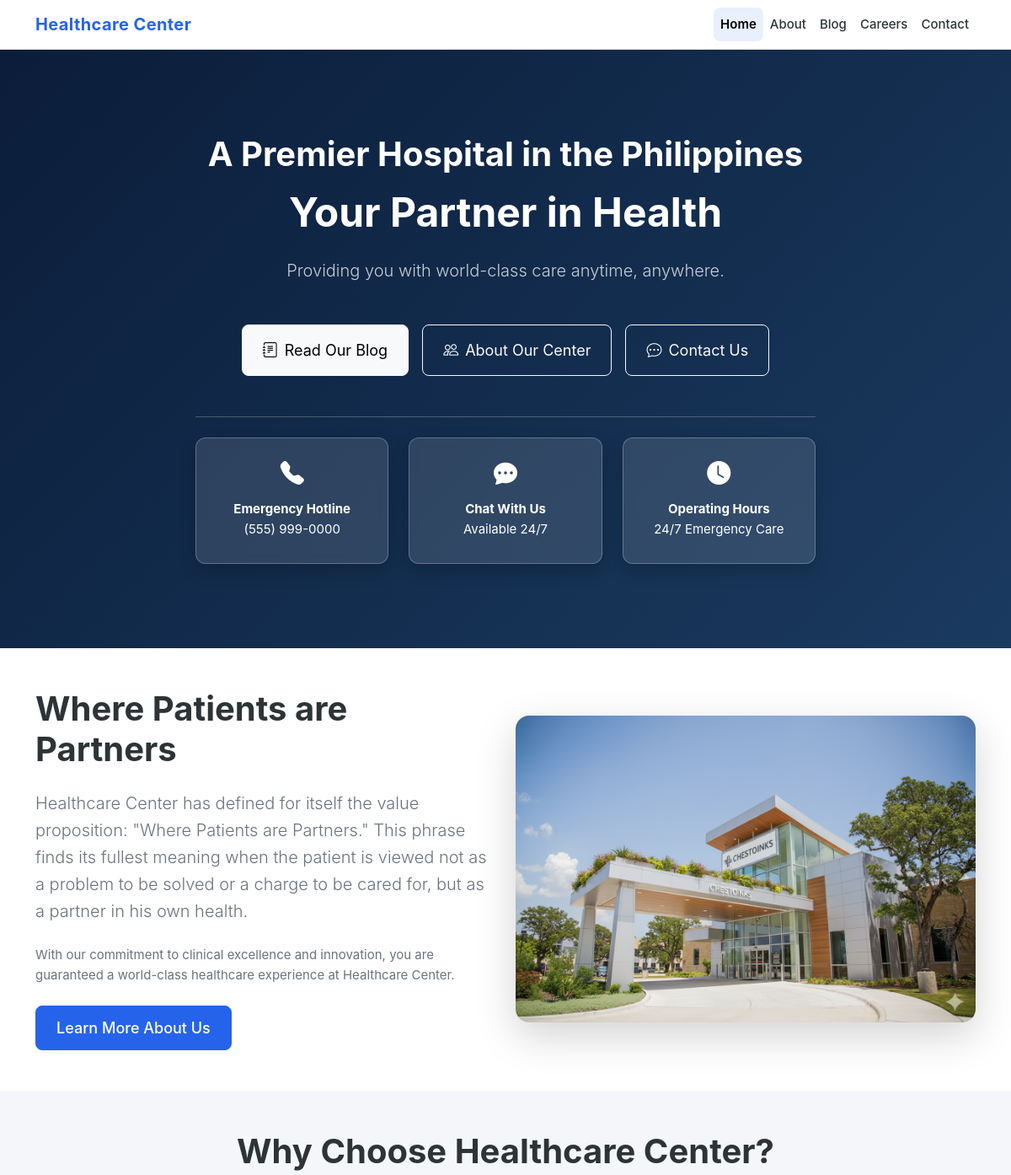
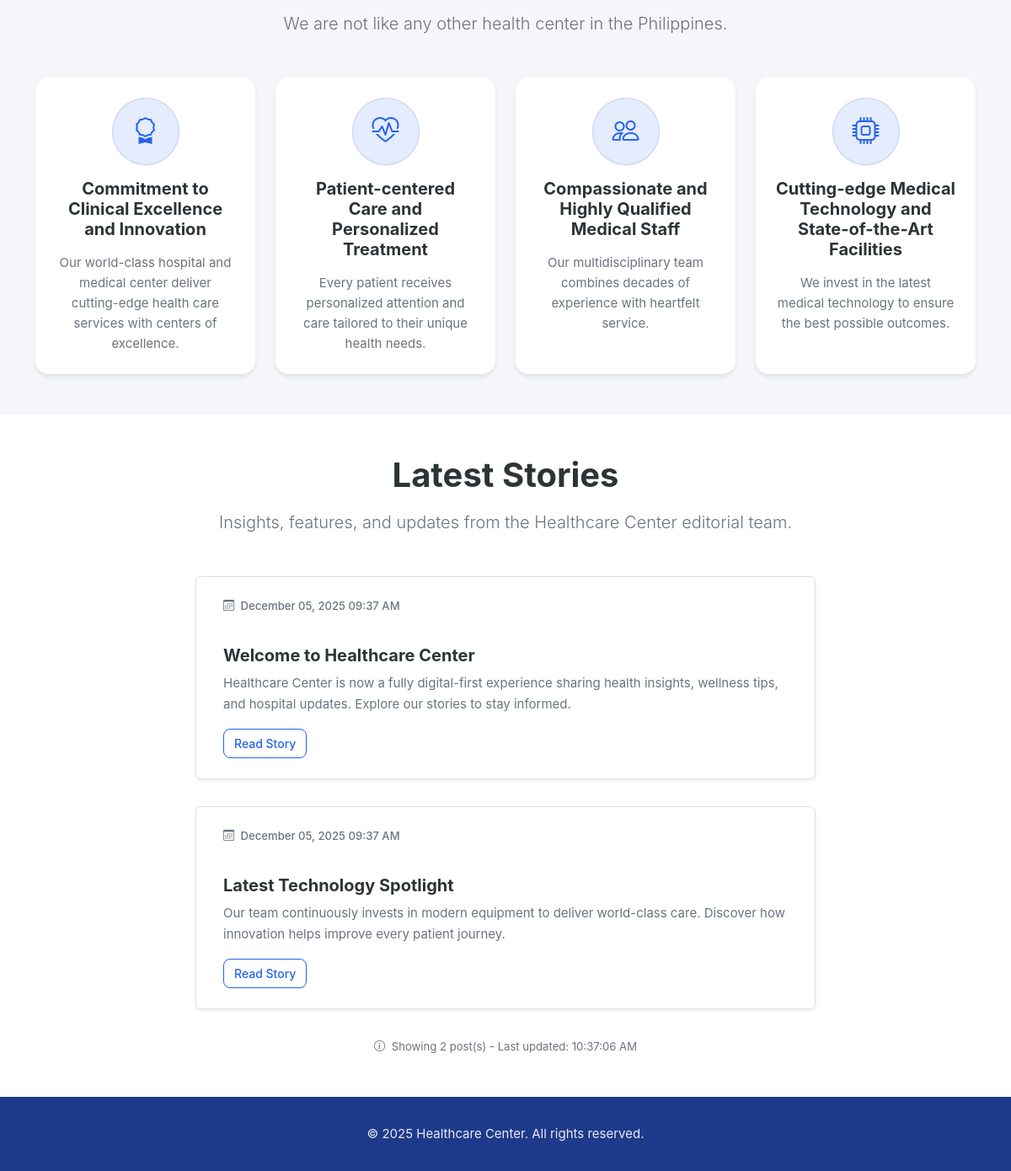
The page / on the database its author committed (2 pictures, top to bottom).
### tables this page shows
CREATE TABLE posts (
  id INT AUTO_INCREMENT PRIMARY KEY,
  title VARCHAR(255) NOT NULL,
  slug VARCHAR(255) NOT NULL UNIQUE,
  content LONGTEXT NOT NULL,
  status ENUM('draft', 'published') NOT NULL DEFAULT 'draft',
  published_at DATETIME DEFAULT NULL,
  archived_at DATETIME DEFAULT NULL,
  created_at TIMESTAMP DEFAULT CURRENT_TIMESTAMP,
  updated_at TIMESTAMP DEFAULT CURRENT_TIMESTAMP ON UPDATE CURRENT_TIMESTAMP,
  INDEX idx_slug (slug),
  INDEX idx_status (status),
  INDEX idx_published_at (published_at),
  INDEX idx_archived_at (archived_at),
  INDEX idx_status_published (status, published_at),
  INDEX idx_status_archived (status, archived_at)
);

### includes/helpers.php (called while the page is built, shortened)
<?php
function e(?string $value): string
{
    return htmlspecialchars($value ?? '', ENT_QUOTES | ENT_SUBSTITUTE, 'UTF-8');
}
function app_base_uri(): string
{
    static $base;
    if ($base !== null) {
        return $base;
    }
    $docRoot = $_SERVER['DOCUMENT_ROOT'] ?? '';
    $appRoot = realpath(__DIR__ . '/..');
    $docRoot = str_replace('\\', '/', realpath($docRoot) ?: $docRoot);
    $appRoot = str_replace('\\', '/', $appRoot);
    if (str_starts_with($appRoot, $docRoot)) {
        $relative = trim(substr($appRoot, strlen($docRoot)), '/');
        $base = $relative ? '/' . $relative : '';
    } else {
        $base = '';
    }
    return $base;
}
function url(string $path): string
{
    $base = app_base_uri();
    return $base ? rtrim($base, '/') . $path : $path;
}
function excerpt(string $html, int $length = 160): string
{
    $plain = trim(strip_tags($html));
    if (mb_strlen($plain) <= $length) {
        return $plain;
    }
    return rtrim(mb_substr($plain, 0, $length)) . '...';
}

### public/index.php (the view, shortened to what this page needs)
<?php
$db = get_db();
try {
    $postsStmt = $db->prepare(
        'SELECT id, title, slug, content, published_at, updated_at, archived_at
         FROM posts
         WHERE status = "published"
           AND archived_at IS NULL
         ORDER BY COALESCE(published_at, updated_at) DESC
         LIMIT 6'
    );
    $postsStmt->execute();
    $latestPosts = $postsStmt->fetchAll();
} catch (Throwable $th) {
    error_log('Error loading posts: ' . $th->getMessage());
    $latestPosts = [];
}
include __DIR__ . '/includes/header.php';
?>
<section class="hero-section position-relative" style="background: linear-gradient(135deg, #0b1d3a 0%, #1a3a5f 100%); color: white; padding: 100px 0; min-height: 600px; display: flex; align-items: center;">
    <div class="container">
        <div class="row align-items-center">
            <div class="col-lg-8 mx-auto text-center">
                <h2 class="display-4 fw-bold mb-3" style="font-size: 2.5rem;">A Premier Hospital in the Philippines</h2>
                <h1 class="display-3 fw-bold mb-4" style="font-size: 3rem;">Your Partner in Health</h1>
                <p class="lead mb-5" style="font-size: 1.25rem; opacity: 0.9;">Providing you with world-class care anytime, anywhere.</p>
                <div class="d-flex gap-3 justify-content-center flex-wrap">
                    <a class="btn btn-light btn-lg px-4 py-3" href="<?= url('/public/blog.php'); ?>">
                        <i class="bi bi-journal-text me-2"></i>Read Our Blog
                    </a>
                    <a class="btn btn-outline-light btn-lg px-4 py-3" href="<?= url('/public/about.php'); ?>">
                        <i class="bi bi-people me-2"></i>About Our Center
                    </a>
                    <a class="btn btn-outline-light btn-lg px-4 py-3" href="<?= url('/public/contact.php'); ?>">
                        <i class="bi bi-chat-dots me-2"></i>Contact Us
                    </a>
                </div>
                <div class="mt-5 pt-4 border-top border-light border-opacity-25">
                    <div class="row g-4 text-center">
                        <div class="col-md-4">
                            <div class="hero-contact-card">
                                <i class="bi bi-telephone-fill fs-3 mb-2 d-block"></i>
                                <strong>Emergency Hotline</strong>
                                <p class="mb-0">(555) 999-0000</p>
                            </div>
                        </div>
                        <div class="col-md-4">
                            <div class="hero-contact-card">
                                <i class="bi bi-chat-dots-fill fs-3 mb-2 d-block"></i>
                                <strong>Chat With Us</strong>
                                <p class="mb-0">Available 24/7</p>
                            </div>
                        </div>
                        <div class="col-md-4">
                            <div class="hero-contact-card">
                                <i class="bi bi-clock-fill fs-3 mb-2 d-block"></i>
                                <strong>Operating Hours</strong>
                                <p class="mb-0">24/7 Emergency Care</p>
                            </div>
                        </div>
                    </div>
                </div>
            </div>
        </div>
    </div>
</section>
<section class="py-5 bg-white">
    <div class="container">
        <div class="row align-items-center">
            <div class="col-lg-6">
                <h2 class="fw-bold mb-4" style="font-size: 2.5rem;">Where Patients are Partners</h2>
                <p class="lead text-muted mb-4">
                    Healthcare Center has defined for itself the value proposition: "Where Patients are Partners."
                    This phrase finds its fullest meaning when the patient is viewed not as a problem to be solved
                    or a charge to be cared for, but as a partner in his own health.
                </p>
                <p class="text-muted mb-4">
                    With our commitment to clinical excellence and innovation, you are guaranteed a world-class
                    healthcare experience at Healthcare Center.
                </p>
                <a href="<?= url('/public/about.php'); ?>" class="btn btn-primary btn-lg">Learn More About Us</a>
            </div>
            <div class="col-lg-6 text-center">
                <img src="<?= url('/public/chestoink.png'); ?>" class="img-fluid rounded-4 shadow-lg" alt="Healthcare Center" style="max-height: 500px; object-fit: cover;">
            </div>
        </div>
    </div>
</section>
<section class="py-5 bg-light">
    <div class="container">
        <div class="text-center mb-5">
            <h2 class="fw-bold mb-3" style="font-size: 2.5rem;">Why Choose Healthcare Center?</h2>
            <p class="lead text-muted">We are not like any other health center in the Philippines.</p>
        </div>
        <div class="row g-4">
            <div class="col-md-6 col-lg-3">
                <div class="card card-shadow h-100 border-0 text-center p-4">
                    <div class="mb-3">
                        <div class="why-icon-circle">
                            <i class="bi bi-award" aria-hidden="true"></i>
                        </div>
                    </div>
                    <h5 class="fw-bold mb-3">Commitment to Clinical Excellence and Innovation</h5>
                    <p class="text-muted mb-0">Our world-class hospital and medical center deliver cutting-edge health care services with centers of excellence.</p>
                </div>
            </div>
            <div class="col-md-6 col-lg-3">
                <div class="card card-shadow h-100 border-0 text-center p-4">
                    <div class="mb-3">
                        <div class="why-icon-circle">
                            <i class="bi bi-heart-pulse" aria-hidden="true"></i>
                        </div>
                    </div>
                    <h5 class="fw-bold mb-3">Patient-centered Care and Personalized Treatment</h5>
                    <p class="text-muted mb-0">Every patient receives personalized attention and care tailored to their unique health needs.</p>
                </div>
            </div>
            <div class="col-md-6 col-lg-3">
                <div class="card card-shadow h-100 border-0 text-center p-4">
                    <div class="mb-3">
                        <div class="why-icon-circle">
                            <i class="bi bi-people" aria-hidden="true"></i>
                        </div>
                    </div>
                    <h5 class="fw-bold mb-3">Compassionate and Highly Qualified Medical Staff</h5>
                    <p class="text-muted mb-0">Our multidisciplinary team combines decades of experience with heartfelt service.</p>
                </div>
            </div>
            <div class="col-md-6 col-lg-3">
                <div class="card card-shadow h-100 border-0 text-center p-4">
                    <div class="mb-3">
                        <div class="why-icon-circle">
                            <i class="bi bi-cpu" aria-hidden="true"></i>
                        </div>
                    </div>
                    <h5 class="fw-bold mb-3">Cutting-edge Medical Technology and State-of-the-Art Facilities</h5>
                    <p class="text-muted mb-0">We invest in the latest medical technology to ensure the best possible outcomes.</p>
                </div>
            </div>
        </div>
    </div>
</section>
<section class="py-5 bg-white">
    <div class="container">
        <div class="text-center mb-5">
            <h2 class="fw-bold mb-3" style="font-size: 2.5rem;">Latest Stories</h2>
            <p class="lead text-muted">Insights, features, and updates from the Healthcare Center editorial team.</p>
        </div>
        <div class="row">
            <div class="col-lg-8 mx-auto">
                <div id="postsContainer">
                    <?php if (empty($latestPosts)): ?>
                        <div class="alert alert-info text-center">
                            <p class="mb-0">No posts at this time. Check back soon for updates!</p>
                        </div>
                    <?php else: ?>
                        <div class="list-group announcement-feed" id="postsList">
                            <?php foreach ($latestPosts as $post): ?>
                                <div class="list-group-item mb-3 border rounded shadow-sm" data-post-id="<?= (int) $post['id']; ?>">
                                    <div class="d-flex justify-content-between align-items-start mb-2">
                                        <small class="text-muted">
                                            <i class="bi bi-calendar3 me-1"></i>
                                            <?= e(date('F d, Y h:i A', strtotime($post['published_at'] ?? $post['updated_at']))); ?>
                                        </small>
                                    </div>
                                    <div class="announcement-content">
                                        <h5 class="fw-bold mb-2"><?= e($post['title']); ?></h5>
                                        <p class="mb-3 text-muted"><?= e(excerpt($post['content'])); ?></p>
                                        <a class="btn btn-sm btn-outline-primary" href="<?= url('/public/blog.php?post=' . rawurlencode($post['slug'])); ?>">Read Story</a>
                                    </div>
                                </div>
                            <?php endforeach; ?>
                        </div>
                        <div class="text-center mt-3">
                            <small class="text-muted">
                                <i class="bi bi-info-circle me-1"></i>
                                Showing <span id="postCount"><?= count($latestPosts); ?></span> post(s) -
                                Last updated: <span id="lastPostUpdate"><?= date('h:i:s A'); ?></span>
                            </small>
                        </div>
                    <?php endif; ?>
                </div>
            </div>
        </div>
    </div>
</section>
<?php include __DIR__ . '/includes/footer.php'; ?>

### css/styles.css (style rules this page uses)
:root { --trust-blue: #2563EB; --deep-navy: #1E3A8A; --white: #FFFFFF; --sky-blue: #93C5FD; --light-gray: #F5F6FA; --dark-gray: #2D3436; --success: #10B981; --warning: #FBBF24; --error: #DC2626; --border-gray: #E5E7EB; --disabled-gray: #DCDDE1; --text-muted: #6B7280; --shadow-sm: 0 1px 2px 0 rgba(0, 0, 0, 0.05); --shadow-md: 0 4px 6px -1px rgba(0, 0, 0, 0.1); --shadow-lg: 0 10px 15px -3px rgba(0, 0, 0, 0.1); --shadow-xl: 0 20px 25px -5px rgba(0, 0, 0, 0.1); --radius-sm: 6px; --radius-md: 8px; --radius-lg: 12px; --radius-xl: 16px; }
html { height: 100%; }
body { font-family: "Inter", "Poppins", "Roboto", "Open Sans", "Segoe UI", system-ui, -apple-system, sans-serif; background-color: var(--light-gray); color: var(--dark-gray); min-height: 100vh; display: flex; flex-direction: column; font-size: 15px; line-height: 1.6; }
h1, h2, h3, h4, h5, h6 { font-family: "Poppins", "Inter", "Montserrat", sans-serif; font-weight: 700; color: var(--dark-gray); margin-bottom: 1rem; }
h1 { font-size: 2.5rem; }
h2 { font-size: 2rem; }
h5 { font-size: 1.25rem; }
p { color: var(--dark-gray); margin-bottom: 1rem; }
.hero-section { color: var(--white); }
.hero-section h1, .hero-section h2, .hero-section h3, .hero-section h4, .hero-section h5, .hero-section h6, .hero-section p { color: var(--white); }
.hero-section .text-muted, .hero-section .lead { color: rgba(255, 255, 255, 0.85) !important; }
.hero-contact-card { background: rgba(255, 255, 255, 0.12); border: 1px solid rgba(255, 255, 255, 0.25); border-radius: var(--radius-lg); padding: 1.25rem; color: var(--white); backdrop-filter: blur(6px); box-shadow: 0 8px 20px rgba(0, 0, 0, 0.2); min-height: 150px; }
.hero-contact-card strong, .hero-contact-card p { color: var(--white); }
.hero-contact-card i { color: var(--white); }
.why-icon-circle { width: 80px; height: 80px; border-radius: 50%; display: inline-flex; align-items: center; justify-content: center; background: rgba(37, 99, 235, 0.12); border: 1px solid rgba(37, 99, 235, 0.2); color: var(--trust-blue); box-shadow: var(--shadow-sm); }
.why-icon-circle i { font-size: 2rem; color: inherit; }
.text-muted { color: var(--text-muted) !important; }
.btn-primary { background-color: var(--trust-blue); border-color: var(--trust-blue); color: var(--white); border-radius: var(--radius-md); font-weight: 500; padding: 0.5rem 1.25rem; transition: all 0.2s ease; }
.btn-outline-primary { background-color: var(--white); border-color: var(--trust-blue); color: var(--trust-blue); border-radius: var(--radius-md); font-weight: 500; padding: 0.5rem 1.25rem; transition: all 0.2s ease; }
.btn-sm { padding: 0.375rem 0.75rem; font-size: 0.875rem; }
.btn-lg { padding: 0.75rem 1.5rem; font-size: 1.125rem; }
.card-shadow { border: none; border-radius: var(--radius-xl); box-shadow: var(--shadow-lg); background-color: var(--white); transition: all 0.2s ease; }
.card { border: none; border-radius: var(--radius-xl); background-color: var(--white); box-shadow: var(--shadow-md); }
.announcement-content { line-height: 1.7; color: var(--dark-gray); text-align: left; }
.announcement-content p { margin-bottom: 1rem; }
.announcement-content h1, .announcement-content h2, .announcement-content h3, .announcement-content h4, .announcement-content h5, .announcement-content h6 { margin-top: 1.5rem; margin-bottom: 1rem; font-weight: 600; color: var(--dark-gray); }
.announcement-content a { color: var(--trust-blue); text-decoration: none; font-weight: 500; }
.announcement-feed { border: none; background: transparent; display: flex; flex-direction: column; gap: 1rem; }
.announcement-feed .list-group-item, .announcement-preview { border: none; border-radius: var(--radius-xl); box-shadow: var(--shadow-lg); background: var(--white); padding: 1.5rem 2rem; margin-bottom: 1.5rem; transition: transform 0.2s ease, box-shadow 0.2s ease; }
.announcement-feed .list-group-item small { display: block; margin-bottom: 0.75rem; font-weight: 500; color: var(--text-muted); }
.bg-light { background-color: var(--light-gray) !important; }
.bg-white { background-color: var(--white) !important; }

### public/includes/header.php (style rules this page uses)
:root { --bs-primary: #2563EB; --bs-primary-rgb: 37, 99, 235; }
.btn-primary { --bs-btn-bg: #2563EB; --bs-btn-border-color: #2563EB; --bs-btn-hover-bg: #1E3A8A; --bs-btn-hover-border-color: #1E3A8A; }

### rows shown on the page
posts: published_at "December 05, 2025 09:37 AM", title "Welcome to Healthcare Center", content "Healthcare Center is now a fully digital-first experience sharing health insights, wellness tips, and hospital updates. Explore our stories to stay informed."
posts: published_at "December 05, 2025 09:37 AM", title "Latest Technology Spotlight", content "Our team continuously invests in modern equipment to deliver world-class care. Discover how innovation helps improve every patient journey."

### other values the page prints
count($latestPosts) "2"
